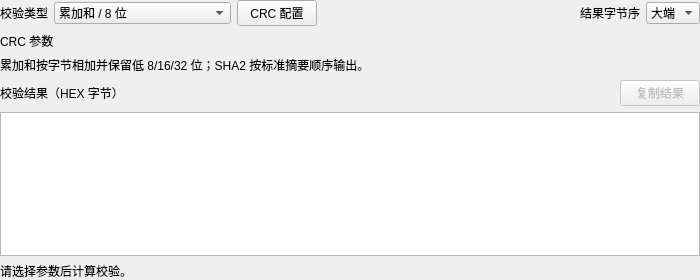
<?xml version='1.0' encoding='utf-8'?>
<ui version="4.0">
 <class>FormCheckPanel</class>
 <widget class="QWidget" name="FormCheckPanel">
  <property name="geometry">
   <rect>
    <x>0</x>
    <y>0</y>
    <width>700</width>
    <height>280</height>
   </rect>
  </property>
  <layout class="QVBoxLayout" name="verticalLayout">
   <property name="leftMargin">
    <number>0</number>
   </property>
   <property name="topMargin">
    <number>0</number>
   </property>
   <property name="rightMargin">
    <number>0</number>
   </property>
   <property name="bottomMargin">
    <number>0</number>
   </property>
   <item>
    <layout class="QHBoxLayout" name="optionsLayout">
     <item>
      <widget class="QLabel" name="label_type">
       <property name="text">
        <string>校验类型</string>
       </property>
      </widget>
     </item>
     <item>
      <widget class="QComboBox" name="combo_dataCheckType">
       <property name="maxVisibleItems">
        <number>12</number>
       </property>
       <item>
        <property name="text">
         <string>累加和 / 8 位</string>
        </property>
       </item>
       <item>
        <property name="text">
         <string>累加和 / 16 位</string>
        </property>
       </item>
       <item>
        <property name="text">
         <string>累加和 / 32 位</string>
        </property>
       </item>
       <item>
        <property name="text">
         <string>CRC（预设 / 自定义）</string>
        </property>
       </item>
       <item>
        <property name="text">
         <string>SHA-224</string>
        </property>
       </item>
       <item>
        <property name="text">
         <string>SHA-256</string>
        </property>
       </item>
       <item>
        <property name="text">
         <string>SHA-384</string>
        </property>
       </item>
       <item>
        <property name="text">
         <string>SHA-512</string>
        </property>
       </item>
       <item>
        <property name="text">
         <string>MD5</string>
        </property>
       </item>
       <item>
        <property name="text">
         <string>SHA-1</string>
        </property>
       </item>
       <item>
        <property name="text">
         <string>MD4（兼容旧格式）</string>
        </property>
       </item>
       <item>
        <property name="text">
         <string>SHA3-224</string>
        </property>
       </item>
       <item>
        <property name="text">
         <string>SHA3-256</string>
        </property>
       </item>
       <item>
        <property name="text">
         <string>SHA3-384</string>
        </property>
       </item>
       <item>
        <property name="text">
         <string>SHA3-512</string>
        </property>
       </item>
       <item>
        <property name="text">
         <string>Adler-32</string>
        </property>
       </item>
       <item>
        <property name="text">
         <string>XOR-8 / BCC</string>
        </property>
       </item>
       <item>
        <property name="text">
         <string>BLAKE2sp-256（WinRAR）</string>
        </property>
       </item>
       <item>
        <property name="text">
         <string>BLAKE2s-256</string>
        </property>
       </item>
       <item>
        <property name="text">
         <string>BLAKE2b-512</string>
        </property>
       </item>
       <item>
        <property name="text">
         <string>xxHash-32</string>
        </property>
       </item>
       <item>
        <property name="text">
         <string>xxHash-64</string>
        </property>
       </item>
       <item>
        <property name="text">
         <string>XXH3-64</string>
        </property>
       </item>
       <item>
        <property name="text">
         <string>XXH3-128</string>
        </property>
       </item>
       <item>
        <property name="text">
         <string>CRC-64/ECMA-182</string>
        </property>
       </item>
       <item>
        <property name="text">
         <string>CRC-64/XZ</string>
        </property>
       </item>
       <item>
        <property name="text">
         <string>LRC-8（Modbus ASCII）</string>
        </property>
       </item>
       <item>
        <property name="text">
         <string>Fletcher-16</string>
        </property>
       </item>
       <item>
        <property name="text">
         <string>Internet Checksum-16</string>
        </property>
       </item>
      </widget>
     </item>
     <item>
      <widget class="QPushButton" name="button_crcConf">
       <property name="text">
        <string>CRC 配置</string>
       </property>
      </widget>
     </item>
     <item>
      <spacer name="optionsSpacer">
       <property name="orientation">
        <enum>Qt::Horizontal</enum>
       </property>
       <property name="sizeHint" stdset="0">
        <size>
         <width>20</width>
         <height>20</height>
        </size>
       </property>
      </spacer>
     </item>
     <item>
      <widget class="QLabel" name="label_endian">
       <property name="text">
        <string>结果字节序</string>
       </property>
      </widget>
     </item>
     <item>
      <widget class="QComboBox" name="combo_dataCheckEndian">
       <item>
        <property name="text">
         <string>大端</string>
        </property>
       </item>
       <item>
        <property name="text">
         <string>小端</string>
        </property>
       </item>
      </widget>
     </item>
    </layout>
   </item>
   <item>
    <widget class="QLabel" name="label_crcInfo">
     <property name="text">
      <string>CRC 参数</string>
     </property>
     <property name="wordWrap">
      <bool>true</bool>
     </property>
    </widget>
   </item>
   <item>
    <widget class="QLabel" name="label_algorithmHint">
     <property name="text">
      <string>累加和按字节相加并保留低 8/16/32 位；SHA2 按标准摘要顺序输出。</string>
     </property>
     <property name="wordWrap">
      <bool>true</bool>
     </property>
    </widget>
   </item>
   <item>
    <layout class="QHBoxLayout" name="resultLabelLayout">
     <item>
      <widget class="QLabel" name="label_result">
       <property name="text">
        <string>校验结果（HEX 字节）</string>
       </property>
      </widget>
     </item>
     <item>
      <spacer name="resultSpacer">
       <property name="orientation">
        <enum>Qt::Horizontal</enum>
       </property>
       <property name="sizeHint" stdset="0">
        <size>
         <width>20</width>
         <height>20</height>
        </size>
       </property>
      </spacer>
     </item>
     <item>
      <widget class="QPushButton" name="button_copyResult">
       <property name="enabled">
        <bool>false</bool>
       </property>
       <property name="text">
        <string>复制结果</string>
       </property>
      </widget>
     </item>
    </layout>
   </item>
   <item>
    <widget class="QPlainTextEdit" name="plain_dataCheckResult">
     <property name="readOnly">
      <bool>true</bool>
     </property>
    </widget>
   </item>
   <item>
    <widget class="QLabel" name="label_dataCheckStatus">
     <property name="text">
      <string>请选择参数后计算校验。</string>
     </property>
     <property name="wordWrap">
      <bool>true</bool>
     </property>
    </widget>
   </item>
  </layout>
 </widget>
 <resources />
 <connections />
</ui>
